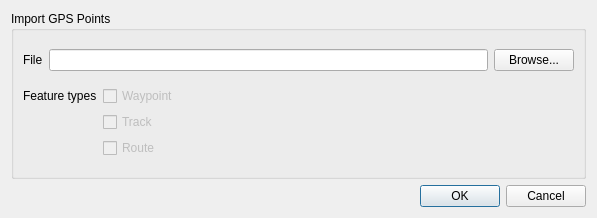
<?xml version="1.0" encoding="UTF-8"?>
<ui version="4.0">
 <class>Dialog</class>
 <widget class="QDialog" name="Dialog">
  <property name="geometry">
   <rect>
    <x>0</x>
    <y>0</y>
    <width>597</width>
    <height>218</height>
   </rect>
  </property>
  <property name="windowTitle">
   <string>Dialog</string>
  </property>
  <layout class="QGridLayout" name="gridLayout">
   <item row="0" column="0">
    <widget class="QGroupBox" name="groupBox">
     <property name="title">
      <string>Import GPS Points</string>
     </property>
     <layout class="QGridLayout" name="gridLayout_4">
      <item row="0" column="0">
       <layout class="QGridLayout" name="gridLayout_2">
        <item row="0" column="2">
         <widget class="QPushButton" name="bn_gpx_select_file">
          <property name="text">
           <string>Browse...</string>
          </property>
         </widget>
        </item>
        <item row="0" column="0">
         <widget class="QLabel" name="lblGPXFile">
          <property name="text">
           <string>File</string>
          </property>
          <property name="buddy">
           <cstring>bn_gpx_select_file</cstring>
          </property>
         </widget>
        </item>
        <item row="0" column="1">
         <widget class="QgsFileDropEdit" name="le_gpx_file"/>
        </item>
       </layout>
      </item>
      <item row="1" column="0">
       <layout class="QGridLayout" name="gridLayout_3">
        <item row="0" column="1">
         <widget class="QCheckBox" name="ch_gpx_waypoints">
          <property name="enabled">
           <bool>false</bool>
          </property>
          <property name="text">
           <string>Waypoint</string>
          </property>
         </widget>
        </item>
        <item row="0" column="0">
         <widget class="QLabel" name="lblGPXFeatureTypes">
          <property name="text">
           <string>Feature types</string>
          </property>
         </widget>
        </item>
        <item row="1" column="1">
         <widget class="QCheckBox" name="ch_gpx_track">
          <property name="enabled">
           <bool>false</bool>
          </property>
          <property name="text">
           <string>Track</string>
          </property>
         </widget>
        </item>
        <item row="2" column="1">
         <widget class="QCheckBox" name="ch_gpx_route">
          <property name="enabled">
           <bool>false</bool>
          </property>
          <property name="text">
           <string>Route</string>
          </property>
         </widget>
        </item>
        <item row="1" column="2">
         <spacer name="horizontalSpacer">
          <property name="orientation">
           <enum>Qt::Horizontal</enum>
          </property>
          <property name="sizeHint" stdset="0">
           <size>
            <width>40</width>
            <height>20</height>
           </size>
          </property>
         </spacer>
        </item>
       </layout>
      </item>
     </layout>
    </widget>
   </item>
   <item row="2" column="0">
    <widget class="QDialogButtonBox" name="buttonBox">
     <property name="orientation">
      <enum>Qt::Horizontal</enum>
     </property>
     <property name="standardButtons">
      <set>QDialogButtonBox::Cancel|QDialogButtonBox::Ok</set>
     </property>
    </widget>
   </item>
  </layout>
 </widget>
 <customwidgets>
  <customwidget>
   <class>QgsFileDropEdit</class>
   <extends>QLineEdit</extends>
   <header>qgsfiledropedit.h</header>
  </customwidget>
 </customwidgets>
 <resources/>
 <connections>
  <connection>
   <sender>buttonBox</sender>
   <signal>accepted()</signal>
   <receiver>Dialog</receiver>
   <slot>accept()</slot>
   <hints>
    <hint type="sourcelabel">
     <x>248</x>
     <y>254</y>
    </hint>
    <hint type="destinationlabel">
     <x>157</x>
     <y>274</y>
    </hint>
   </hints>
  </connection>
  <connection>
   <sender>buttonBox</sender>
   <signal>rejected()</signal>
   <receiver>Dialog</receiver>
   <slot>reject()</slot>
   <hints>
    <hint type="sourcelabel">
     <x>316</x>
     <y>260</y>
    </hint>
    <hint type="destinationlabel">
     <x>286</x>
     <y>274</y>
    </hint>
   </hints>
  </connection>
 </connections>
</ui>
